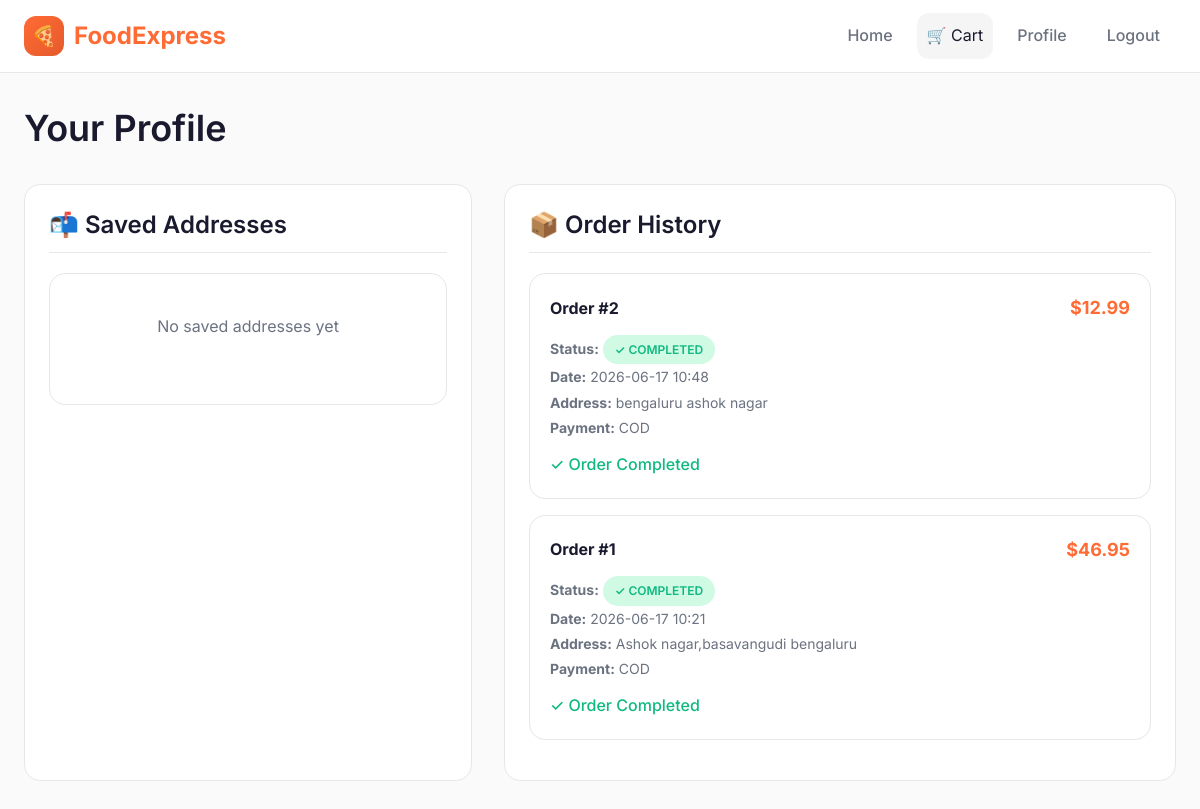
Screenshot of /profile (signed in) with the database file from the repository.
### tables this page shows
CREATE TABLE orders (
            id INTEGER PRIMARY KEY AUTOINCREMENT,
            user_id INTEGER,
            total_amount REAL NOT NULL,
            status TEXT DEFAULT 'pending',
            address TEXT,
            payment_method TEXT,
            created_at DATETIME DEFAULT CURRENT_TIMESTAMP,
            FOREIGN KEY (user_id) REFERENCES users (id)
        );

### app.py (the view)
@app.route('/profile')
@login_required
def profile():
    conn = get_db_connection()
    addresses = conn.execute('SELECT * FROM user_addresses WHERE user_id = ?', (current_user.id,)).fetchall()
    orders = conn.execute('''
        SELECT o.*, COUNT(oi.id) as item_count
        FROM orders o
        LEFT JOIN order_items oi ON o.id = oi.order_id
        WHERE o.user_id = ?
        GROUP BY o.id
        ORDER BY o.created_at DESC
    ''', (current_user.id,)).fetchall()
    conn.close()
    return render_template('profile.html', addresses=addresses, orders=orders)

### app.py (called while the page is built)
def get_db_connection():
    conn = sqlite3.connect(DATABASE)
    conn.row_factory = sqlite3.Row
    return conn

@login_manager.user_loader
def load_user(user_id):
    conn = get_db_connection()
    user = conn.execute('SELECT * FROM users WHERE id = ?', (user_id,)).fetchone()
    conn.close()
    if user:
        return User(user['id'], user['username'], user['email'])
    return None

### templates/profile.html (shortened to what this page needs)
{% extends "base.html" %}
{% block content %}
<div class="container">
    <div class="page-header slide-up">
        <h1>Your Profile</h1>
    </div>
    <div class="profile-grid">
        <div class="profile-section slide-up">
            <h3>📬 Saved Addresses</h3>
            {% if addresses %}
                {% for address in addresses %}
                <div class="address-item">
                    {{ address.address }}
                </div>
                {% endfor %}
            {% else %}
            <div class="empty-state" style="padding: 40px 20px;">
                <p style="color: var(--text-secondary);">No saved addresses yet</p>
            </div>
            {% endif %}
        </div>
        <div class="profile-section slide-up">
            <h3>📦 Order History</h3>
            {% if orders %}
                {% for order in orders %}
                <div class="order-card">
                    <div class="order-card-header">
                        <span class="order-id">Order #{{ order.id }}</span>
                        <span class="order-amount">${{ "%.2f"|format(order.total_amount) }}</span>
                    </div>
                    <div class="order-details">
                        <p>
                            <strong>Status:</strong>
                            {% if order.status == 'completed' %}
                                <span class="order-status status-completed">✓ Completed</span>
                            {% elif order.status == 'confirmed' %}
                                <span class="order-status status-confirmed">Confirmed</span>
                            {% else %}
                                <span class="order-status status-pending">Pending</span>
                            {% endif %}
                        </p>
                        <p><strong>Date:</strong> {{ order.created_at[:16] }}</p>
                        <p><strong>Address:</strong> {{ order.address }}</p>
                        <p><strong>Payment:</strong> {{ order.payment_method }}</p>
                    </div>
                    {% if order.status != 'completed' %}
                    <div class="order-actions">
                        <form method="POST" action="{{ url_for('update_order_status') }}">
                            <input type="hidden" name="order_id" value="{{ order.id }}">
                            <input type="hidden" name="status" value="completed">
                            <div class="form-group">
                                <textarea name="feedback" class="form-textarea" placeholder="Optional: Share your feedback about this order" style="min-height: 60px;"></textarea>
                            </div>
                            <button type="submit" class="btn btn-success btn-block">✓ Mark as Completed</button>
                        </form>
                    </div>
                    {% else %}
                    <p style="color: var(--success); margin-top: 12px; font-weight: 500;">✓ Order Completed</p>
                    {% endif %}
                </div>
                {% endfor %}
            {% endif %}
        </div>
    </div>
</div>
{% endblock %}

### templates/base.html (shortened to what this page needs)
<!DOCTYPE html>
<html lang="en">
<head>
    <link rel="stylesheet" href="{{ url_for('static', filename='css/style.css') }}">
</head>
<body>
    <header class="header">
        <div class="header-inner">
            <a href="{{ url_for('dashboard') if current_user.is_authenticated else url_for('login') }}" class="logo">
                <div class="logo-icon">🍕</div>
                <span>FoodExpress</span>
            </a>
            <nav class="nav">
                {% if current_user.is_authenticated %}
                    <a href="{{ url_for('dashboard') }}" class="nav-link">Home</a>
                    <a href="{{ url_for('cart') }}" class="cart-link">
                        🛒 Cart
                    </a>
                    <a href="{{ url_for('profile') }}" class="nav-link">Profile</a>
                    <a href="{{ url_for('logout') }}" class="nav-link">Logout</a>
                {% else %}
                    <a href="{{ url_for('login') }}" class="nav-link">Login</a>
                    <a href="{{ url_for('register') }}" class="btn btn-primary btn-sm">Sign Up</a>
                {% endif %}
            </nav>
        </div>
    </header>
    <main>
        {% block content %}{% endblock %}
    </main>
</body>
</html>

### static/css/style.css (style rules this page uses)
:root { --primary: #ff6b35; --primary-dark: #e55a2b; --primary-light: #ff8c5a; --secondary: #1a1a2e; --accent: #f9c74f; --background: #fafafa; --surface: #ffffff; --surface-hover: #f5f5f5; --text-primary: #1a1a2e; --text-secondary: #6b7280; --text-muted: #9ca3af; --border: #e5e7eb; --border-light: #f3f4f6; --success: #10b981; --success-light: #d1fae5; --warning: #f59e0b; --error: #ef4444; --error-light: #fee2e2; --shadow-sm: 0 1px 2px rgba(0, 0, 0, 0.05); --shadow: 0 4px 6px -1px rgba(0, 0, 0, 0.1), 0 2px 4px -1px rgba(0, 0, 0, 0.06); --shadow-lg: 0 10px 15px -3px rgba(0, 0, 0, 0.1), 0 4px 6px -2px rgba(0, 0, 0, 0.05); --shadow-xl: 0 20px 25px -5px rgba(0, 0, 0, 0.1), 0 10px 10px -5px rgba(0, 0, 0, 0.04); --radius-sm: 6px; --radius: 12px; --radius-lg: 16px; --radius-xl: 24px; --transition: all 0.2s ease; }
*, *::before, *::after { margin: 0; padding: 0; box-sizing: border-box; }
html { scroll-behavior: smooth; }
body { font-family: "Inter", -apple-system, BlinkMacSystemFont, "Segoe UI", Roboto, sans-serif; background: var(--background); color: var(--text-primary); line-height: 1.6; min-height: 100vh; }
a { text-decoration: none; color: inherit; transition: var(--transition); }
h1, h2, h3, h4, h5, h6 { font-weight: 600; line-height: 1.3; color: var(--text-primary); }
h1 { font-size: 2.25rem; }
h3 { font-size: 1.5rem; }
.header { background: var(--surface); border-bottom: 1px solid var(--border); position: sticky; top: 0; z-index: 100; }
.header-inner { max-width: 1280px; margin: 0 auto; padding: 0 24px; height: 72px; display: flex; align-items: center; justify-content: space-between; }
.logo { display: flex; align-items: center; gap: 10px; font-size: 1.5rem; font-weight: 700; color: var(--primary); }
.logo-icon { width: 40px; height: 40px; background: linear-gradient(135deg, var(--primary), var(--primary-dark)); border-radius: var(--radius); display: flex; align-items: center; justify-content: center; color: white; font-size: 1.25rem; }
.nav { display: flex; align-items: center; gap: 8px; }
.nav-link { padding: 10px 16px; border-radius: var(--radius-sm); font-weight: 500; color: var(--text-secondary); transition: var(--transition); }
.cart-link { position: relative; padding: 10px; border-radius: var(--radius); background: var(--surface-hover); display: flex; align-items: center; gap: 8px; }
.container { max-width: 1280px; margin: 0 auto; padding: 32px 24px; }
.page-header { display: flex; align-items: center; gap: 16px; margin-bottom: 32px; }
.empty-state { text-align: center; padding: 80px 20px; background: var(--surface); border-radius: var(--radius-lg); border: 1px solid var(--border); }
.empty-state p { color: var(--text-secondary); margin-bottom: 24px; }
.profile-grid { display: grid; grid-template-columns: 1fr 1.5fr; gap: 32px; }
.profile-section { background: var(--surface); border-radius: var(--radius-lg); padding: 24px; border: 1px solid var(--border); }
.profile-section h3 { display: flex; align-items: center; gap: 10px; margin-bottom: 20px; padding-bottom: 12px; border-bottom: 1px solid var(--border); }
.order-card { background: var(--surface); border-radius: var(--radius-lg); padding: 20px; margin-bottom: 16px; border: 1px solid var(--border); }
.order-card-header { display: flex; justify-content: space-between; align-items: center; margin-bottom: 12px; }
.order-id { font-weight: 700; }
.order-amount { font-weight: 700; color: var(--primary); font-size: 1.125rem; }
.order-details { color: var(--text-secondary); font-size: 0.875rem; line-height: 1.8; }
.order-status { display: inline-flex; align-items: center; gap: 6px; padding: 4px 12px; border-radius: 20px; font-size: 0.75rem; font-weight: 600; text-transform: uppercase; }
.status-completed { background: var(--success-light); color: var(--success); }
.slide-up { animation: slideUp 0.4s ease; }

### rows the page displays
orders: id "2", total_amount "12.99", status "✓ COMPLETED", created_at "2026-06-17 10:48", address "bengaluru ashok nagar", payment_method "COD"
orders: id "1", total_amount "46.95", status "✓ COMPLETED", created_at "2026-06-17 10:21", address "Ashok nagar,basavangudi bengaluru", payment_method "COD"
